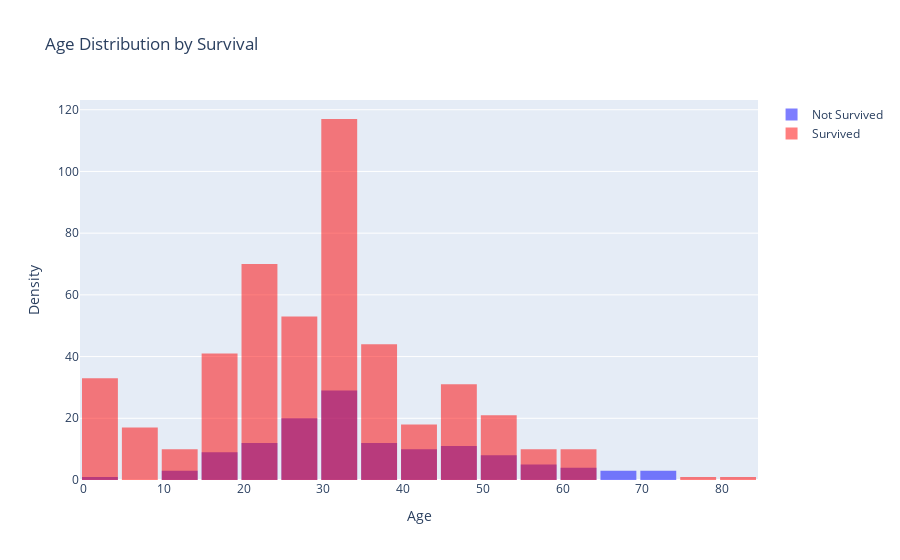

Here is the notebook cell this chart was saved with:
### Code cell
import plotly.graph_objects as go

# Create figure
fig = go.Figure()

# Add histogram for passengers who did not survive (Blue color for "Not Survived")
fig.add_trace(go.Histogram(
    x=df[df['survived'] == 0]['age'], 
    name='Not Survived', 
    opacity=0.5,
    marker=dict(color='blue')  # Color for Not Survived
))

# Add histogram for passengers who survived (Red color for "Survived")
fig.add_trace(go.Histogram(
    x=df[df['survived'] == 1]['age'], 
    name='Survived', 
    opacity=0.5,
    marker=dict(color='red')  # Color for Survived
))

# Customize layout
fig.update_layout(
    title='Age Distribution by Survival',
    xaxis_title='Age',
    yaxis_title='Density',
    barmode='overlay',  # Overlay the two histograms
    bargap=0.1,  # Set a small gap between bars
)

# Show the plot
fig.show()

### Figure 1 — Plotly figure (JSON) as saved in the notebook; plotly's stock layout.template omitted (floating-point values rounded to 4 significant figures; data arrays with more than 128 entries replaced by an {"elided": "..."} marker saying what was removed)
{"data": [{"marker": {"color": "blue"}, "name": "Not Survived", "opacity": 0.5, "type": "histogram", "x": {"elided": "130 int values"}}, {"marker": {"color": "red"}, "name": "Survived", "opacity": 0.5, "type": "histogram", "x": {"elided": "477 int values"}}], "layout": {"autosize": true, "bargap": 0.1, "barmode": "overlay", "title": {"text": "Age Distribution by Survival"}, "xaxis": {"autorange": true, "range": [-0.5, 84.5], "title": {"text": "Age"}, "type": "linear"}, "yaxis": {"autorange": true, "range": [0, 123.2], "title": {"text": "Density"}}}}
